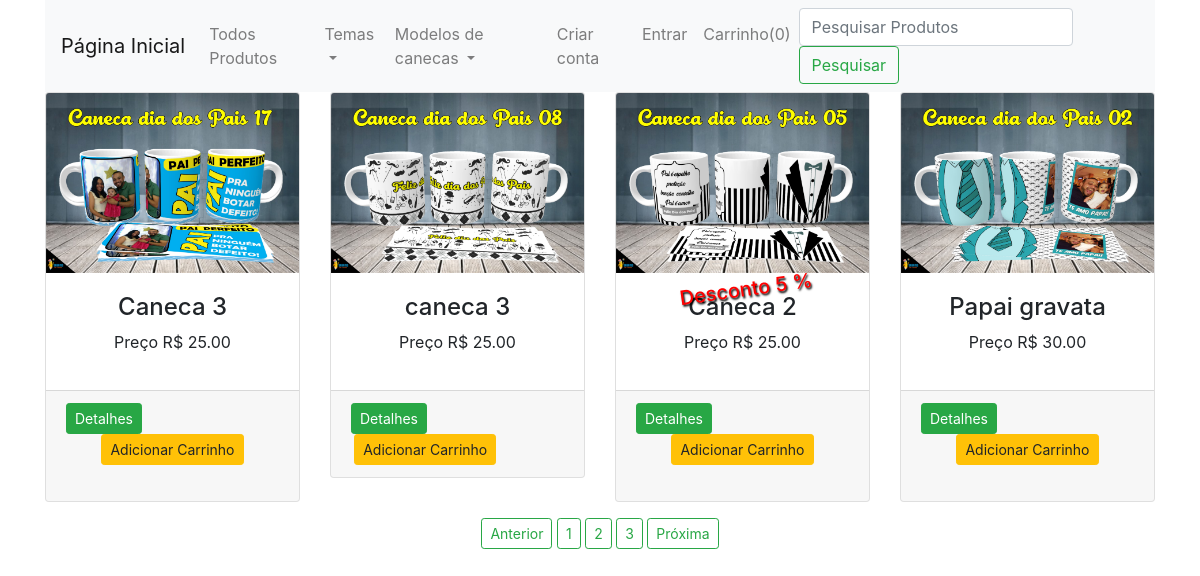
The page /?pagina=2 on the database as committed earlier.
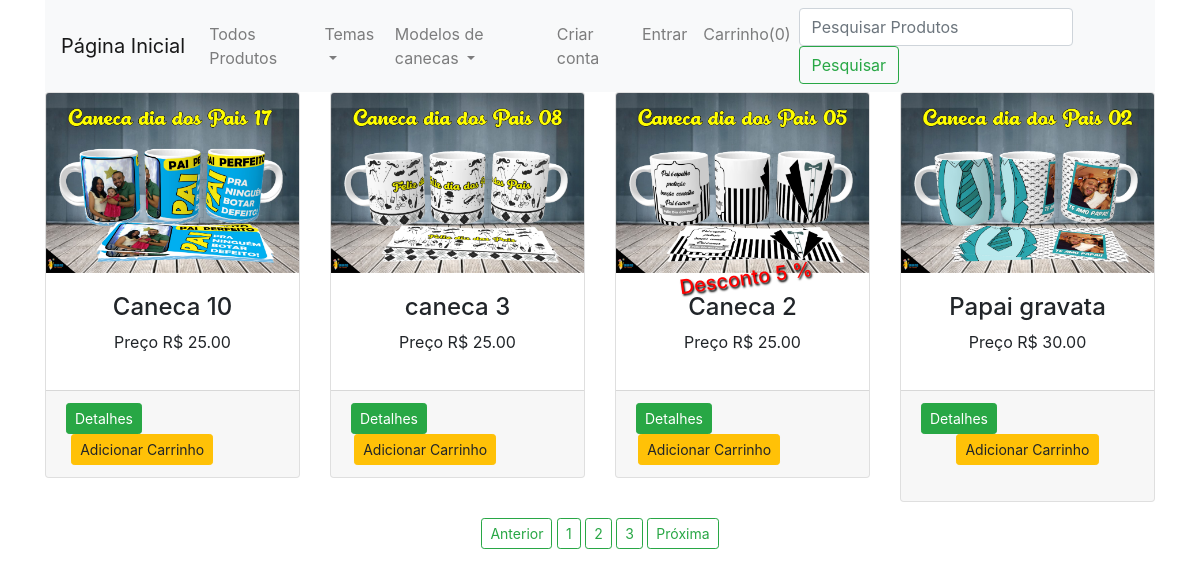
The same page on the database as committed later.
### loja/produtos/models.py (models this page shows, shortened)
class Addproduto(db.Model):
    id = db.Column(db.Integer, primary_key=True)
    nome = db.Column(db.String(80), nullable=False)
    preco = db.Column(db.Numeric(10,2), nullable=False)
    desconto = db.Column(db.Integer, default=0)
    estoque = db.Column(db.Integer, nullable=False)
    cor = db.Column(db.Text, nullable=False)
    descricao = db.Column(db.Text, nullable=False)
    pub_date = db.Column(db.DateTime, nullable=False, default=datetime.now)
    modelo_id = db.Column(db.Integer, db.ForeignKey('modelo.id'), nullable=False)
    modelo = db.relationship('Modelo', backref=db.backref('modelos', lazy=True))
    tema_id = db.Column(db.Integer, db.ForeignKey('tema.id'), nullable=False)
    tema = db.relationship('Tema', backref=db.backref('temas', lazy=True))
    imagem_1 = db.Column(db.String(150), nullable=False, default='imagem.jpg')
    imagem_2 = db.Column(db.String(150), nullable=False, default='imagem.jpg')
    imagem_3 = db.Column(db.String(150), nullable=False, default='imagem.jpg')

### loja/produtos/rotas.py (the view)
@app.route('/')
def home():
    pagina = request.args.get('pagina',1, type=int)
    produtos = Addproduto.query.filter(Addproduto.estoque >0).order_by(Addproduto.id.desc()).paginate(page=pagina,per_page=4)
    return render_template('produtos/index.html', title='Pedcaneca - Caneca Personalizadas', produtos=produtos, modelos=modelos(), temas=temas())

### loja/produtos/rotas.py (called while the page is built)
def modelos():
    modelos = modelos = Modelo.query.join(Addproduto,(Modelo.id == Addproduto.modelo_id)).all()
    return modelos

def temas():
    temas = Tema.query.join(Addproduto,(Tema.id == Addproduto.tema_id)).all()
    return temas

### loja/templates/produtos/index.html (shortened to what the changed rows need)
{% extends 'layouts.html' %}
{% block content %}
<div class="container">
    <div class="row">
      {% if modelo %}
      {% for m in modelo.items %}
      <div class="col-md-3">
          <div class="card">
              <img src="{{url_for('static', filename='imagens/' + m.imagem_1)}}" alt="{{m.nome}}" class="card-img-top" height="180" height="180">
              <div class="card-body">
                {% if m.desconto > 0 %}
                <h5 style="text-shadow: 1px 2px 2px #000; color: #f00; transform: rotate(-8deg); position: absolute; top: 45%; left: 25%;">Desconto {{m.desconto}} %</h5>
                {% endif %}
                <h4 class="text-center">{{m.nome}}</h4>
                <p class="text-center">Preço R$ {{m.preco}}</p>
              </div>
              <div class="card-footer text-center">
                  <a href="{{url_for('pagina_unica',id=m.id)}}" class="float-left btn btn-sm btn-success">Detalhes</a>
                  <form action="{{url_for('AddCart')}}" method="POST">
                    <input type="hidden" name="produto_id" value="{{m.id}}">
                    <button type="submit" class="btn btn-sm btn-warning float-rigth">Adicionar Carrinho</button>
                    <input type="hidden" name="quantidade" id="" value="1">
                    {% set cor = m.cor.split(",") %}
                    <select name="cor" id="cor" style="visibility: hidden;">
                      {% for cores in cor %}
                      {% set col = cores.split(":") %}
                      <option value="{{col[0]}}">{{col[0]|capitalize}}</option>
                      {% endfor %}
                    </select>
                  </form>
              </div>
          </div>
      </div>
      {% endfor %}
    </div>
    <div class="row">
      <div class="col text-center">
        {% if modelo.has_prev %}
        <a href="{{url_for('get_modelo', id=get_modelo.id, pagina=modelo.prev_num)}}" class="btn btn-outline-success btn-sm mt-3">Anterior</a>
        {% endif %}
        {% if modelo.total > 4 %}
        {% for page_num in modelo.iter_pages(left_edge=1, right_edge=2, left_current=1, right_current=2) %}
        {% if page_num %}
        {% if modelo.paginas == page_num %}
        <a href="{{url_for('get_modelo', id=get_modelo.id, pagina=page_num)}}" class="btn btn-success btn-sm mt-3">{{page_num}}</a>
        {% else %}
        <a href="{{url_for('get_modelo', id=get_modelo.id, pagina=page_num)}}" class="btn btn-outline-success btn-sm mt-3">{{page_num}}</a>
        {% endif %}
        {% else %}
        ...
        {% endif %}
        {% endfor %}
        {% endif %}
        {% if modelo.has_next %}
        <a href="{{url_for('get_modelo', id=get_modelo.id, pagina=modelo.next_num)}}" class="btn btn-outline-success btn-sm mt-3">Próxima</a>
        {% endif %}
      </div>
    </div>
    <div class="row">
      {% else %}
      {% for produto in produtos.items %}
        <div class="col-md-3">
            <div class="card">
                <img src="{{url_for('static', filename='imagens/' + produto.imagem_1)}}" alt="{{produto.nome}}" class="card-img-top" height="180" height="180">
                <div class="card-body">
                  <h4 class="text-center">{{produto.nome}}</h4>
                  <p class="text-center">Preço R$ {{produto.preco}}</p>
                </div>
                <div class="card-footer text-center">
                    <a href="{{url_for('pagina_unica',id=produto.id)}}" class="float-left btn btn-sm btn-success">Detalhes</a>
                    <form action="{{url_for('AddCart')}}" method="POST">
                      <button type="submit" class="btn btn-sm btn-warning float-rigth">Adicionar Carrinho</button>
                      {% set cor = produto.cor.split(",") %}
                    </form>
                </div>
            </div>
        </div>
        {% endfor %}
    </div>
      {% endif %}
</div>
{% endblock content %}

Rows that differ between the two databases and show on the page:
changed Addproduto: nome "Caneca 3" → "Caneca 10"
